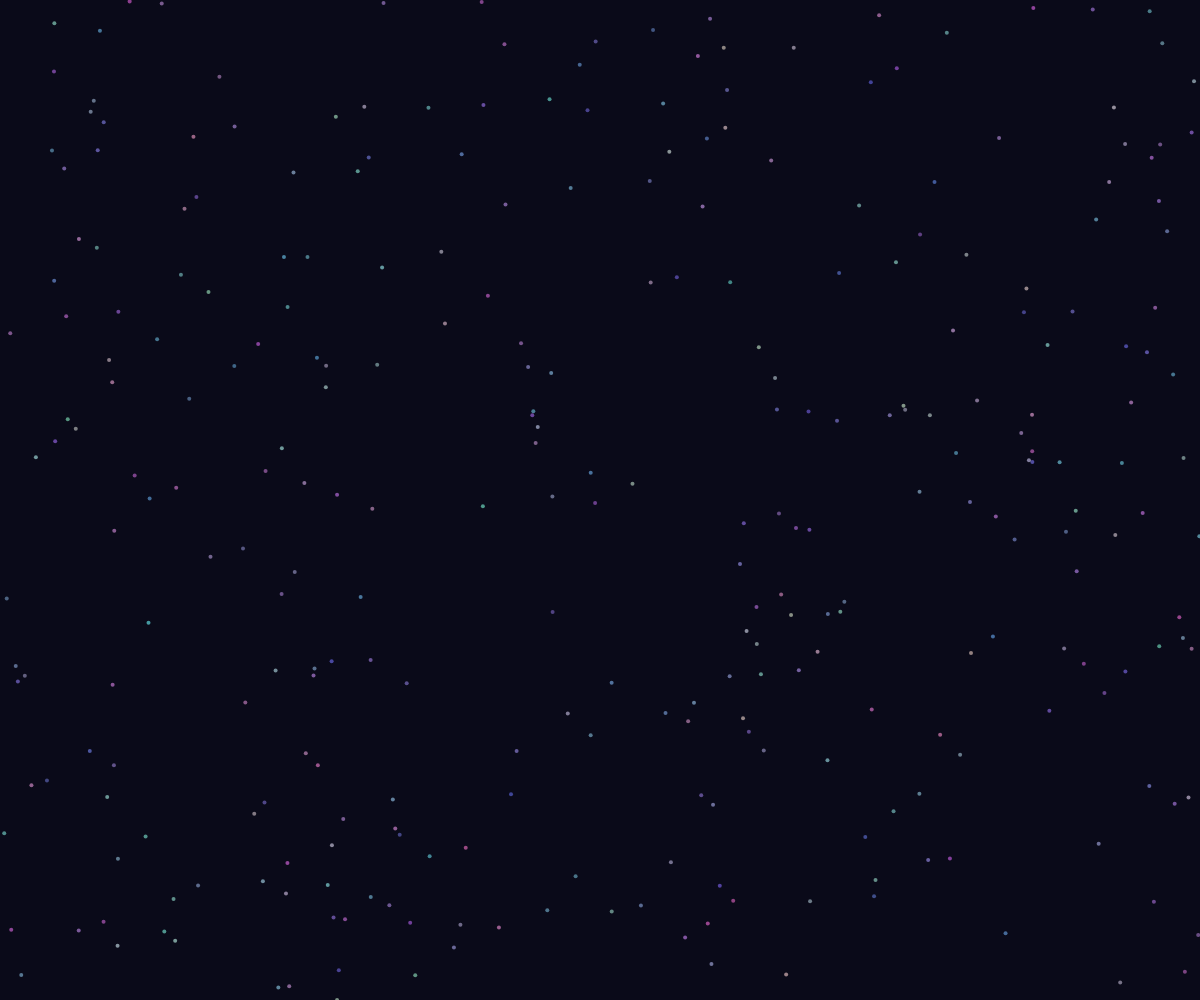
Frame 1 (no input)
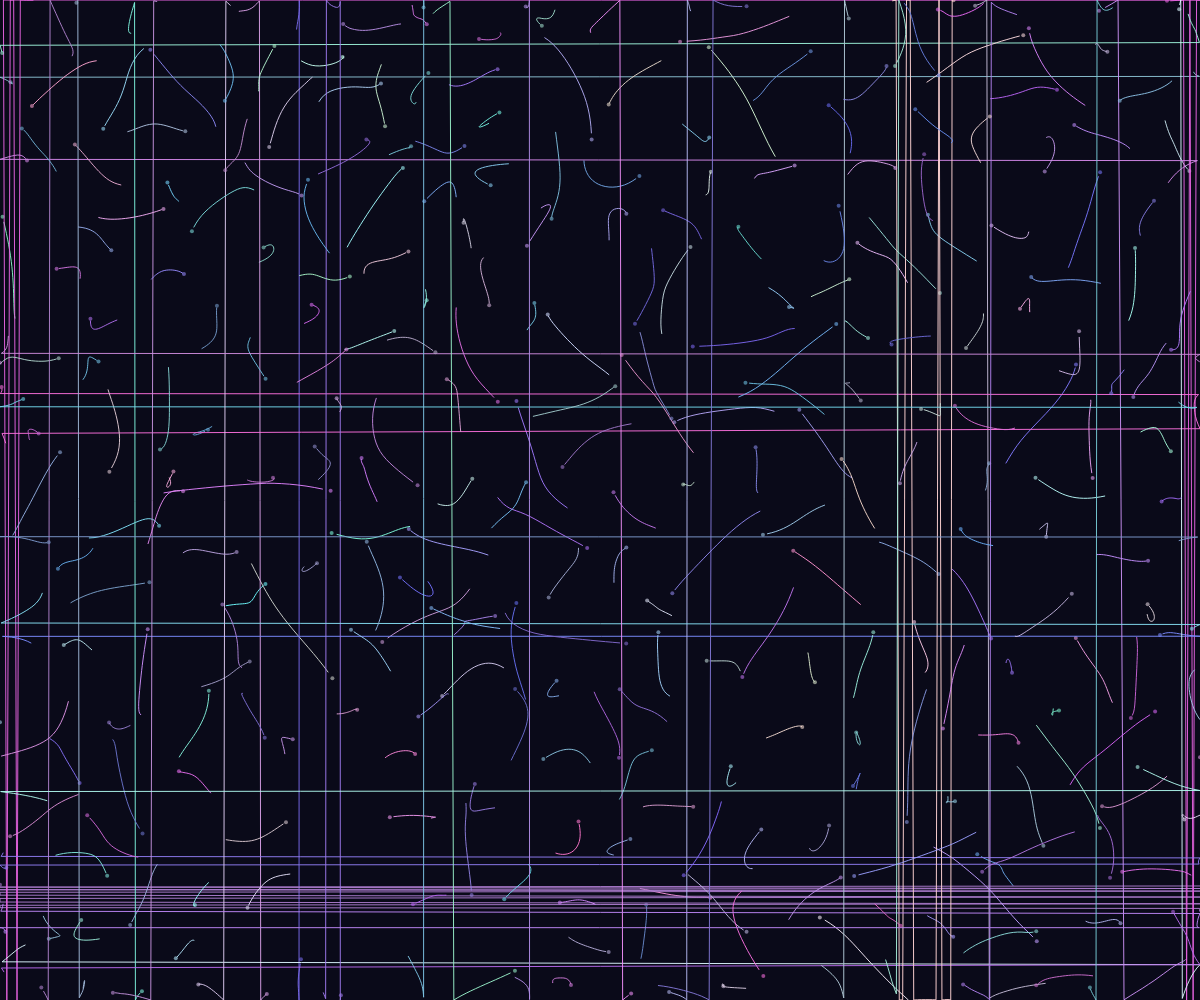
Frame 60 (no input)
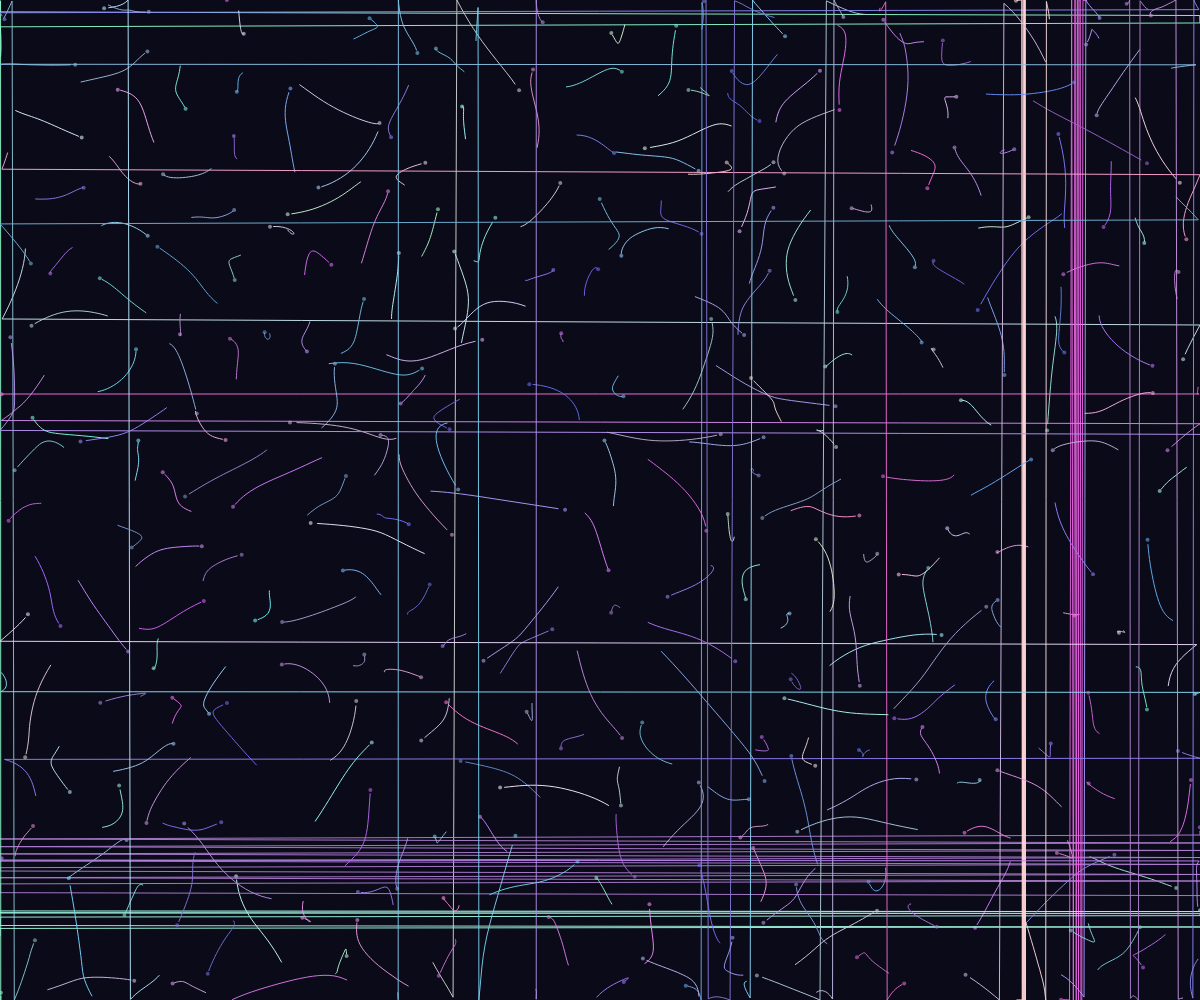
Frame 120 (the mouse pressed at the canvas centre since frame 60)

The p5.js sketch that drew these frames (run headless with seeded random() and noise() and a simulated clock; from frame 60 on, the mouse is pressed at the canvas centre):

// p5.js sketch
// ── sketch.js
let particles = [];
const particleCount = 300;
const repulsionRadius = 80;
const repulsionStrength = 0.5;
const trailLength = 20;

class Particle {
  constructor() {
    this.position = createVector(random(width), random(height));
    this.velocity = p5.Vector.random2D().mult(random(1, 3));
    this.trail = [];
    this.color = color(random(100, 255), random(100, 255), random(200, 255), 150);
  }

  update() {
    // Update trail
    this.trail.push(this.position.copy());
    if (this.trail.length > trailLength) {
      this.trail.shift();
    }

    // Apply velocity
    this.position.add(this.velocity);

    // Boundary check - wrap around
    if (this.position.x < 0) this.position.x = width;
    if (this.position.x > width) this.position.x = 0;
    if (this.position.y < 0) this.position.y = height;
    if (this.position.y > height) this.position.y = 0;
  }

  applyRepulsion(other) {
    const distance = p5.Vector.dist(this.position, other.position);
    if (distance < repulsionRadius && distance > 0) {
      const force = p5.Vector.sub(this.position, other.position);
      force.normalize();
      force.mult(repulsionStrength * (1 - distance / repulsionRadius));
      this.velocity.add(force);
    }
  }

  display() {
    // Draw trail
    noFill();
    stroke(this.color);
    strokeWeight(1);
    beginShape();
    for (let i = 0; i < this.trail.length; i++) {
      const alpha = map(i, 0, this.trail.length, 0, 255);
      stroke(red(this.color), green(this.color), blue(this.color), alpha);
      vertex(this.trail[i].x, this.trail[i].y);
    }
    endShape();

    // Draw particle
    fill(this.color);
    noStroke();
    ellipse(this.position.x, this.position.y, 4, 4);
  }
}

function setup() {
  createCanvas(windowWidth, windowHeight);
  for (let i = 0; i < particleCount; i++) {
    particles.push(new Particle());
  }
}

function draw() {
  background(10, 10, 25);

  // Update and display particles
  for (let i = 0; i < particles.length; i++) {
    const p = particles[i];

    // Apply repulsion from other particles
    for (let j = 0; j < particles.length; j++) {
      if (i !== j) {
        p.applyRepulsion(particles[j]);
      }
    }

    p.update();
    p.display();
  }
}

function windowResized() {
  resizeCanvas(windowWidth, windowHeight);
}
